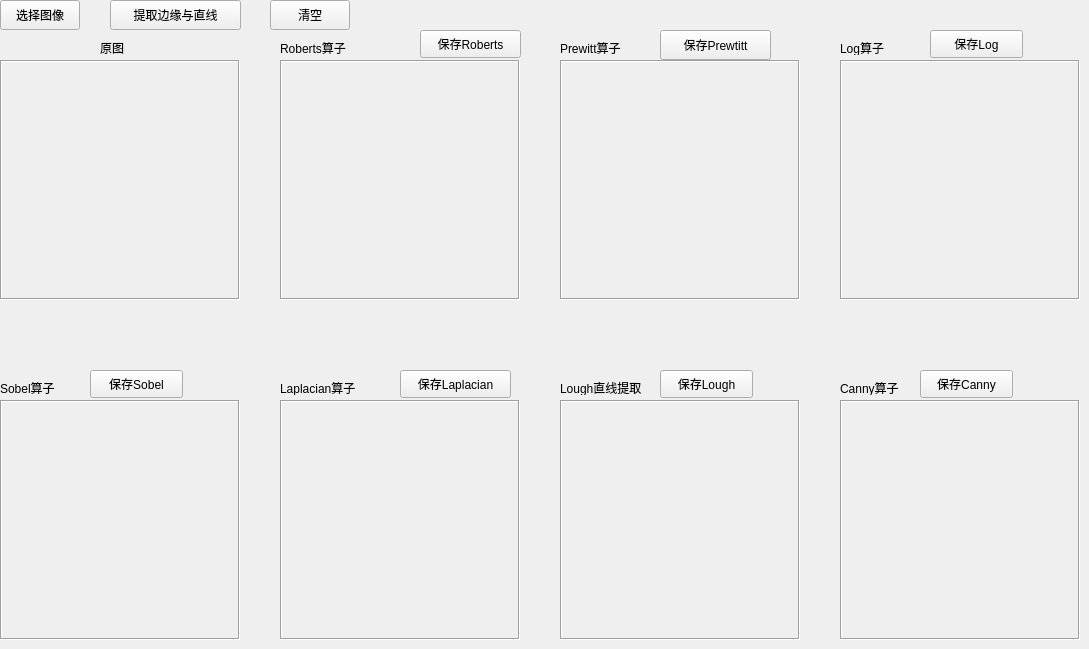
    <widget class="QWidget" name="tab_4">
     <attribute name="title">
      <string>4.直线检测与边缘检测</string>
     </attribute>
     <widget class="QLabel" name="label_43">
      <property name="geometry">
       <rect>
        <x>280</x>
        <y>60</y>
        <width>240</width>
        <height>240</height>
       </rect>
      </property>
      <property name="frameShape">
       <enum>QFrame::Box</enum>
      </property>
      <property name="frameShadow">
       <enum>QFrame::Sunken</enum>
      </property>
      <property name="text">
       <string/>
      </property>
     </widget>
     <widget class="QPushButton" name="pushButton_25">
      <property name="geometry">
       <rect>
        <x>0</x>
        <y>0</y>
        <width>80</width>
        <height>30</height>
       </rect>
      </property>
      <property name="text">
       <string>选择图像</string>
      </property>
     </widget>
     <widget class="QPushButton" name="pushButton_30">
      <property name="geometry">
       <rect>
        <x>270</x>
        <y>0</y>
        <width>80</width>
        <height>30</height>
       </rect>
      </property>
      <property name="text">
       <string>清空</string>
      </property>
     </widget>
     <widget class="QPushButton" name="pushButton_26">
      <property name="geometry">
       <rect>
        <x>110</x>
        <y>0</y>
        <width>131</width>
        <height>30</height>
       </rect>
      </property>
      <property name="text">
       <string>提取边缘与直线</string>
      </property>
     </widget>
     <widget class="QLabel" name="label_30">
      <property name="geometry">
       <rect>
        <x>560</x>
        <y>60</y>
        <width>240</width>
        <height>240</height>
       </rect>
      </property>
      <property name="frameShape">
       <enum>QFrame::Box</enum>
      </property>
      <property name="frameShadow">
       <enum>QFrame::Sunken</enum>
      </property>
      <property name="text">
       <string/>
      </property>
     </widget>
     <widget class="QLabel" name="label_32">
      <property name="geometry">
       <rect>
        <x>280</x>
        <y>400</y>
        <width>240</width>
        <height>240</height>
       </rect>
      </property>
      <property name="frameShape">
       <enum>QFrame::Box</enum>
      </property>
      <property name="frameShadow">
       <enum>QFrame::Sunken</enum>
      </property>
      <property name="text">
       <string/>
      </property>
     </widget>
     <widget class="QLabel" name="label_34">
      <property name="geometry">
       <rect>
        <x>560</x>
        <y>400</y>
        <width>240</width>
        <height>240</height>
       </rect>
      </property>
      <property name="frameShape">
       <enum>QFrame::Box</enum>
      </property>
      <property name="frameShadow">
       <enum>QFrame::Sunken</enum>
      </property>
      <property name="text">
       <string/>
      </property>
     </widget>
     <widget class="QLabel" name="label_37">
      <property name="geometry">
       <rect>
        <x>100</x>
        <y>40</y>
        <width>72</width>
        <height>15</height>
       </rect>
      </property>
      <property name="text">
       <string>原图</string>
      </property>
     </widget>
     <widget class="QLabel" name="label_39">
      <property name="geometry">
       <rect>
        <x>280</x>
        <y>40</y>
        <width>91</width>
        <height>15</height>
       </rect>
      </property>
      <property name="text">
       <string>Roberts算子</string>
      </property>
     </widget>
     <widget class="QLabel" name="label_38">
      <property name="geometry">
       <rect>
        <x>560</x>
        <y>40</y>
        <width>101</width>
        <height>15</height>
       </rect>
      </property>
      <property name="text">
       <string>Prewitt算子</string>
      </property>
     </widget>
     <widget class="QLabel" name="label_40">
      <property name="geometry">
       <rect>
        <x>0</x>
        <y>380</y>
        <width>81</width>
        <height>15</height>
       </rect>
      </property>
      <property name="text">
       <string>Sobel算子</string>
      </property>
     </widget>
     <widget class="QLabel" name="label_41">
      <property name="geometry">
       <rect>
        <x>280</x>
        <y>380</y>
        <width>131</width>
        <height>15</height>
       </rect>
      </property>
      <property name="text">
       <string>Laplacian算子</string>
      </property>
     </widget>
     <widget class="QLabel" name="label_42">
      <property name="geometry">
       <rect>
        <x>560</x>
        <y>380</y>
        <width>111</width>
        <height>15</height>
       </rect>
      </property>
      <property name="text">
       <string>Lough直线提取</string>
      </property>
     </widget>
     <widget class="QPushButton" name="pushButton_27">
      <property name="geometry">
       <rect>
        <x>420</x>
        <y>30</y>
        <width>101</width>
        <height>28</height>
       </rect>
      </property>
      <property name="text">
       <string>保存Roberts</string>
      </property>
     </widget>
     <widget class="QPushButton" name="pushButton_28">
      <property name="geometry">
       <rect>
        <x>660</x>
        <y>30</y>
        <width>111</width>
        <height>30</height>
       </rect>
      </property>
      <property name="text">
       <string>保存Prewtitt</string>
      </property>
     </widget>
     <widget class="QPushButton" name="pushButton_29">
      <property name="geometry">
       <rect>
        <x>90</x>
        <y>370</y>
        <width>93</width>
        <height>28</height>
       </rect>
      </property>
      <property name="text">
       <string>保存Sobel</string>
      </property>
     </widget>
     <widget class="QPushButton" name="pushButton_69">
      <property name="geometry">
       <rect>
        <x>400</x>
        <y>370</y>
        <width>111</width>
        <height>28</height>
       </rect>
      </property>
      <property name="text">
       <string>保存Laplacian</string>
      </property>
     </widget>
     <widget class="QPushButton" name="pushButton_70">
      <property name="geometry">
       <rect>
        <x>660</x>
        <y>370</y>
        <width>93</width>
        <height>28</height>
       </rect>
      </property>
      <property name="text">
       <string>保存Lough</string>
      </property>
     </widget>
     <widget class="QLabel" name="label_49">
      <property name="geometry">
       <rect>
        <x>840</x>
        <y>60</y>
        <width>240</width>
        <height>240</height>
       </rect>
      </property>
      <property name="frameShape">
       <enum>QFrame::Box</enum>
      </property>
      <property name="frameShadow">
       <enum>QFrame::Sunken</enum>
      </property>
      <property name="text">
       <string/>
      </property>
     </widget>
     <widget class="QLabel" name="label_50">
      <property name="geometry">
       <rect>
        <x>840</x>
        <y>400</y>
        <width>240</width>
        <height>240</height>
       </rect>
      </property>
      <property name="frameShape">
       <enum>QFrame::Box</enum>
      </property>
      <property name="frameShadow">
       <enum>QFrame::Sunken</enum>
      </property>
      <property name="text">
       <string/>
      </property>
     </widget>
     <widget class="QLabel" name="label_51">
      <property name="geometry">
       <rect>
        <x>840</x>
        <y>380</y>
        <width>72</width>
        <height>15</height>
       </rect>
      </property>
      <property name="text">
       <string>Canny算子</string>
      </property>
     </widget>
     <widget class="QLabel" name="label_52">
      <property name="geometry">
       <rect>
        <x>840</x>
        <y>40</y>
        <width>72</width>
        <height>15</height>
       </rect>
      </property>
      <property name="text">
       <string>Log算子</string>
      </property>
     </widget>
     <widget class="QPushButton" name="pushButton_44">
      <property name="geometry">
       <rect>
        <x>930</x>
        <y>30</y>
        <width>93</width>
        <height>28</height>
       </rect>
      </property>
      <property name="text">
       <string>保存Log</string>
      </property>
     </widget>
     <widget class="QPushButton" name="pushButton_45">
      <property name="geometry">
       <rect>
        <x>920</x>
        <y>370</y>
        <width>93</width>
        <height>28</height>
       </rect>
      </property>
      <property name="text">
       <string>保存Canny</string>
      </property>
     </widget>
     <widget class="QLabel" name="label_53">
      <property name="geometry">
       <rect>
        <x>0</x>
        <y>60</y>
        <width>240</width>
        <height>240</height>
       </rect>
      </property>
      <property name="frameShape">
       <enum>QFrame::Box</enum>
      </property>
      <property name="frameShadow">
       <enum>QFrame::Sunken</enum>
      </property>
      <property name="text">
       <string/>
      </property>
     </widget>
     <widget class="QLabel" name="label_58">
      <property name="geometry">
       <rect>
        <x>0</x>
        <y>400</y>
        <width>240</width>
        <height>240</height>
       </rect>
      </property>
      <property name="frameShape">
       <enum>QFrame::Box</enum>
      </property>
      <property name="frameShadow">
       <enum>QFrame::Sunken</enum>
      </property>
      <property name="text">
       <string/>
      </property>
     </widget>
    </widget>
